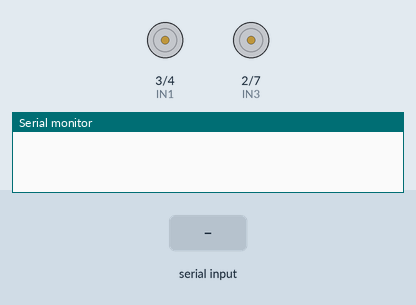
Recording of a sketch running on a simulated Arduino Uno, built with avr-gcc and run on an emulated ATmega328P. Shown: motor-driver pin pairs drawn as motors (green arrow = first pin HIGH = forward, orange = second pin HIGH = backward, longer = more drive, scaled by the enable pin), the last lines printed to the serial monitor. Inputs (shaded band) come from the test bench.

Above: at 1.2 s.
1.3 s: "F" received over Serial
At 3.5 s:
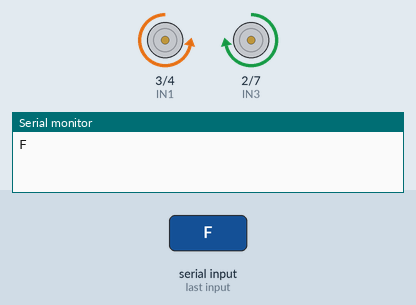
3.8 s: "B" received over Serial
At 5.3 s:
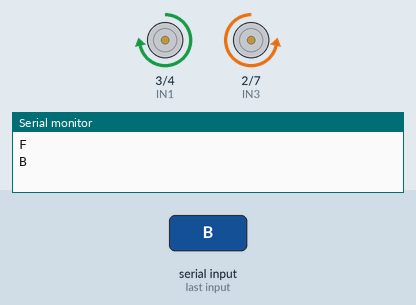
6.3 s: "L" received over Serial
At 8.4 s:
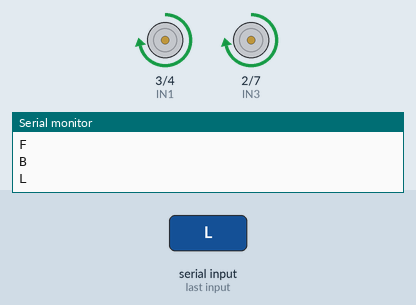
8.8 s: "R" received over Serial
At 10.3 s:
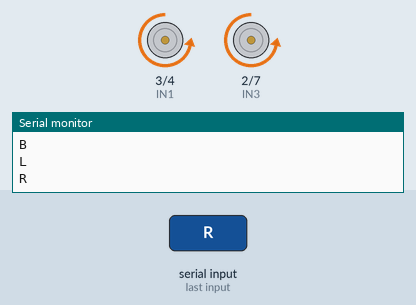
Timing chart, 0 to 11.8 s (numbered marks = the images above; inputs shaded):
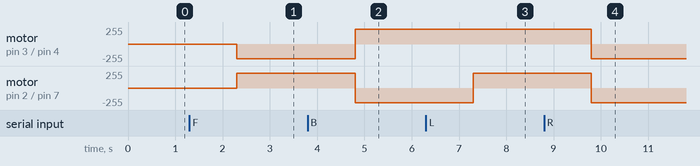

The sketch:

bluetooth.ino
```cpp
#include <AFMotor.h>
#include<SoftwareSerial.h>
#define ENA 5
#define ENB 6
#define IN1 3 //3
#define IN2 4
#define IN3 2 //2
#define IN4 7

//SoftwareSerial mySerial(2, 3); // RX, TX


String data;
int btVal;

void setup()
{
  //mySerial.begin(115200);
  pinMode(IN1, OUTPUT);
  pinMode(IN2, OUTPUT);
  pinMode(IN3, OUTPUT);
  pinMode(IN4, OUTPUT);
  pinMode(ENA, OUTPUT);
  pinMode(ENB, OUTPUT);
  // digitalWrite(IN1, LOW);
  // digitalWrite(IN2, LOW);
  // digitalWrite(IN3, LOW);
  // digitalWrite(IN4, LOW);
  // analogWrite(EN1,63);
  // analogWrite(EN2,63);
  Serial.begin(9600);
}

void loop()
{
//  while (mySerial.available())
//  {
//   {
//       data = mySerial.readStringUntil('\n');
//       //Serial.print(str);
//   }

//     btVal = (data.toInt());
//     //Serial.print("BlueToothe ");
//     //Serial.println(btVal);


//   switch (btVal)
//    {
//       case 1:
//         //Serial.println("Forward");
//         forward();
//         break;

//       case 2:
//        //Serial.println("Reverse");
//         reverse();
//         break;

//       case 3:
//        //Serial.println("Left");
//         left();
//         break;

//       case 4:
//         //Serial.println("Right");
//         right();
//         break;

//       case 5:
//         //Serial.println("Stop");
//         stoprobot();
//         break;

//   }

//  }


//    if (mySerial.available() < 0)
//     {
//      //Serial.println("No Bluetooth Data ");
//     }

  // mIT App
  if (Serial.available())
  {
    String Direction = Serial.readString();
    Serial.println(Direction);
    if (Direction == "F")
    {
      //forward
      forward();
    }

    else if (Direction == "B")
    {
      reverse();
    }

    else if (Direction == "L")
    {
      left();
    }

    else if (Direction == "R")
    {
      right();
    }

    else if (Direction == "S")
    {
      stoprobot();
    }
  }
}

void forward()
{
  analogWrite(ENA, 220);
  analogWrite(ENB, 220);
  digitalWrite(IN1, LOW);
  digitalWrite(IN2, HIGH);
  digitalWrite(IN3, HIGH);
  digitalWrite(IN4, LOW);
}

void reverse()
{
  analogWrite(ENA, 220);
  analogWrite(ENB, 220);
  digitalWrite(IN1, HIGH);
  digitalWrite(IN2, LOW);
  digitalWrite(IN3, LOW);
  digitalWrite(IN4, HIGH);
}

void left()
{
  analogWrite(ENA, 220);
  analogWrite(ENB, 220);
  digitalWrite(IN1, HIGH);
  digitalWrite(IN2, LOW);
  digitalWrite(IN3, HIGH);
  digitalWrite(IN4, LOW);
}

void right()
{
  analogWrite(ENA, 220);
  analogWrite(ENB, 220);
  digitalWrite(IN1, LOW);
  digitalWrite(IN2, HIGH);
  digitalWrite(IN3, LOW);
  digitalWrite(IN4, HIGH);
}

void stoprobot()
{
  analogWrite(ENA, LOW);
  analogWrite(ENB, LOW);
  digitalWrite(IN1, LOW);
  digitalWrite(IN2, LOW);
  digitalWrite(IN3, LOW);
  digitalWrite(IN4, LOW);
}
```

Measured:
- after the input at 1.3 s, motor on pin 3 (IN1) / pin 4 (IN2): stopped → backward 220/255 after 1.0 s; motor on pin 2 (IN3) / pin 7 (IN4): stopped → forward 220/255 after 1.0 s
- after the input at 3.8 s, motor on pin 3 (IN1) / pin 4 (IN2): backward 220/255 → forward 220/255 after 1.0 s; motor on pin 2 (IN3) / pin 7 (IN4): forward 220/255 → backward 220/255 after 1.0 s
- after the input at 6.3 s, motor on pin 2 (IN3) / pin 7 (IN4): backward 220/255 → forward 220/255 after 1.0 s
- after the input at 8.8 s, motor on pin 3 (IN1) / pin 4 (IN2), motor on pin 2 (IN3) / pin 7 (IN4): forward 220/255 → backward 220/255 after 1.0 s
